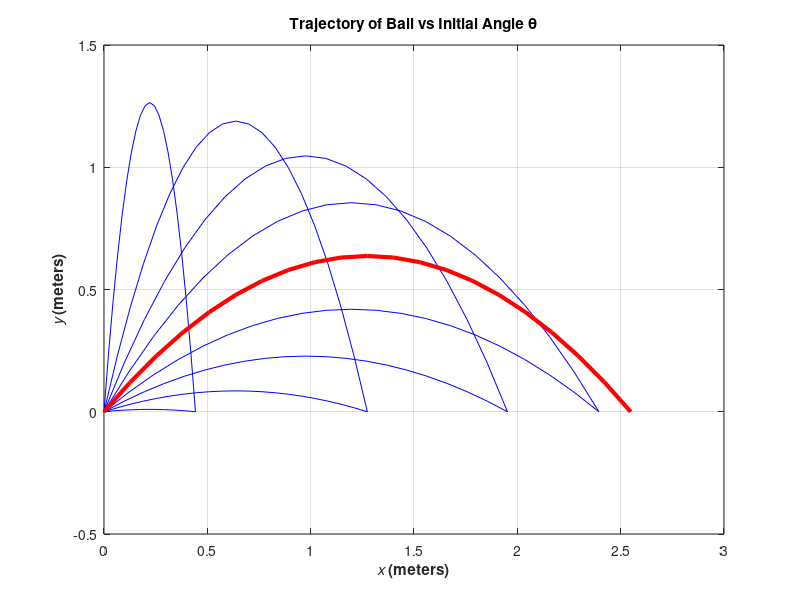

MATLAB code for this plot:
% Script file: ball.m
%
% Purpose:
% This program calculates the distance traveled by a ball
% thrown at a specified angle "theta" and a specified
% velocity "vo" from a point on the surface of the Earth,
% ignoring air friction and the Earth's curvature. It
% calculates the angle yielding maximum range, and also
% plots selected trajectories.
%
% Record of revisions:
% Date Programmer Description of change
% ==== ========== =====================
% 12/10/97 S. J. Chapman Original code
%
% Define variables:
% conv Degrees to radians conv factor
% gravity Accel. due to gravity (m/s^2)
% ii, jj Loop index
% index Location of maximum range in array
% maxangle Angle that gives maximum range (deg)
% maxrange Maximum range (m)
% range Range for a particular angle (m)
% time Time(s)
% theta Initial angle (deg)
% traj_time Total trajectory time (s)
% vo Initial velocity (m/s)
% vxo Xcomponent of initial velocity (m/s)
% vyo Ycomponent of initial velocity (m/s)
% x Xposition of ball (m)
% y Yposition of ball (m)
% Constants
conv = pi / 180; % Degreestoradians conversion factor
g = -9.81; % Accel. due to gravity
%Prompt to input initial velocity
vo = input(' Initial velocity is:'); % Initial velocity
%Create an array to hold ranges
range = zeros(1,91); % Calculate maximum ranges
for ii = 1:91
theta = ii - 1;
vxo = vo * cos(theta*conv);
vyo = vo * sin(theta*conv);
traj_time = -2 * vyo / g;
range(ii) = vxo * traj_time;
end
% Write out table of ranges
fprintf ('Range versus angle theta:\n');
for ii = 1:91
theta = ii - 1;
fprintf(' %2d %8.4f\n',theta, range(ii));
end
% Calculate the maximum range and angle
[maxrange index] = max(range);
maxangle = index - 1;
fprintf ('\nMax range is %8.4f at %2d degrees.\n',maxrange, maxangle);
% Now plot the trajectories
for ii = 5:10:85
% Get velocities and max time for this angle
theta = ii;
vxo = vo * cos(theta*conv);
vyo = vo * sin(theta*conv);
traj_time = -2 * vyo / g;
% Calculate the (x,y) positions
x = zeros(1,21);
y = zeros(1,21);
for jj = 1:21
time = (jj - 1) * traj_time/20;
x(jj) = vxo * time;
y(jj) = vyo * time + 0.5 * g * time^2;
end
plot(x,y,'b');
if ii == 5
hold on;
end
end
% Add titles and axis lables
title ('\bfTrajectory of Ball vs Initial Angle \theta');
xlabel ('\bf\itx \rm\bf(meters)');
ylabel ('\bf\ity \rm\bf(meters)');
% axis ([0 90 0 50]);
grid on;
% Now plot the max range trajectory
vxo = vo * cos(maxangle*conv);
vyo = vo * sin(maxangle*conv);
traj_time = -2 * vyo / g;
% Calculate the (x,y) positions
x = zeros(1,21);
y = zeros(1,21);
for jj = 1:21
time = (jj - 1) * traj_time/20;
x(jj) = vxo * time;
y(jj) = vyo * time + 0.5 * g * time^2;
end
plot(x,y,'r','LineWidth',3.0);
hold off